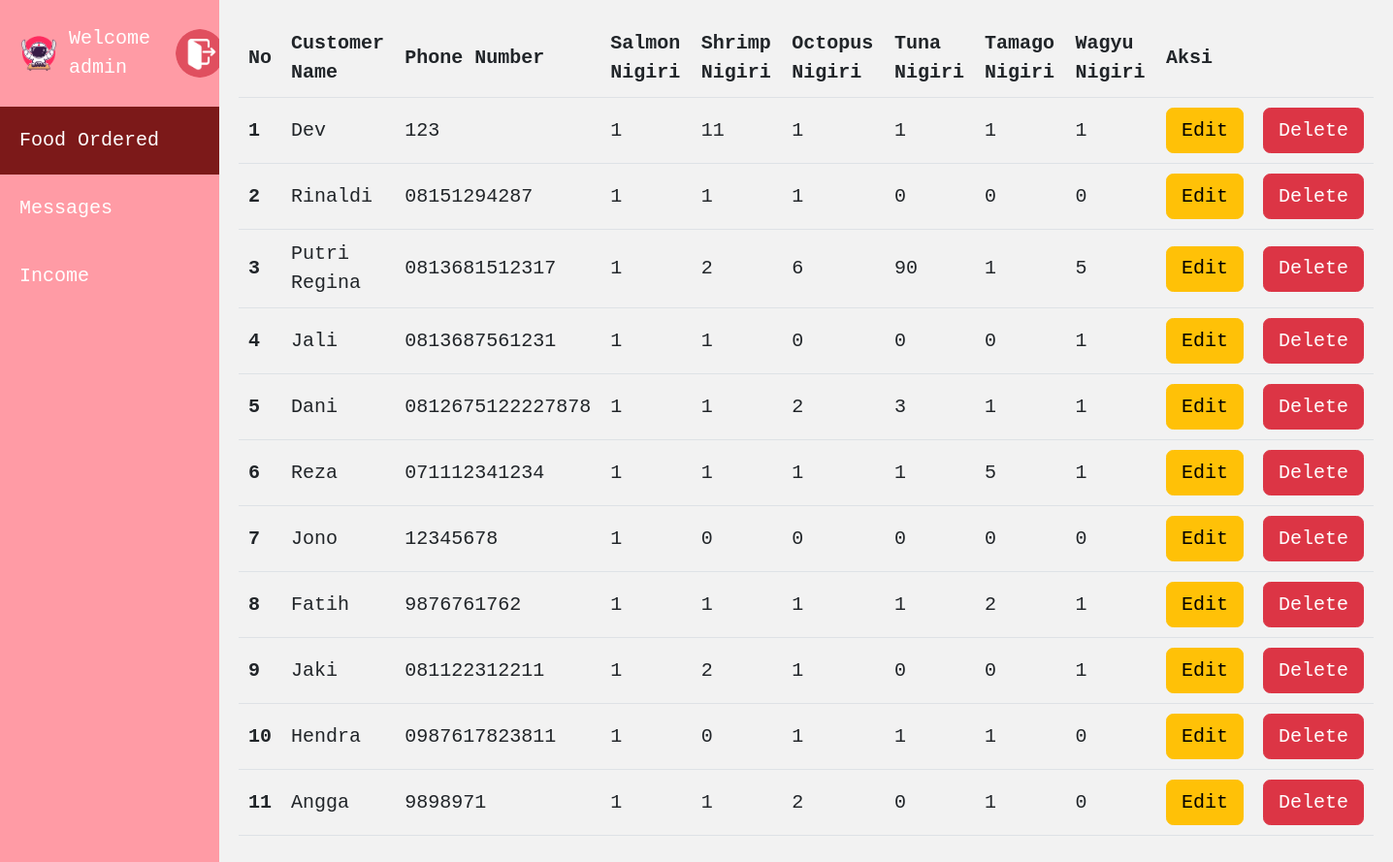
Page /admin_panel.php (signed in) on the committed database.
### tables this page shows
CREATE TABLE `food` (
  `order_id` int(100) NOT NULL,
  `customer` varchar(100) NOT NULL,
  `contact` varchar(100) NOT NULL,
  `salmon` int(100) NOT NULL,
  `shrimp` int(100) NOT NULL,
  `octopus` int(100) NOT NULL,
  `tuna` int(100) NOT NULL,
  `tamago` int(100) NOT NULL,
  `wagyu` int(100) NOT NULL
);

### admin_panel.php (the view, shortened to what this page needs)
<!DOCTYPE html>
<html lang="en">
    <link href="https://cdn.jsdelivr.net/npm/bootstrap@5.2.3/dist/css/bootstrap.min.css" rel="stylesheet">
    <link rel="stylesheet" href="style/admin.css">
</head>
<body>
<div id="pgside">
      <div id="pguser">
        <img src="assets/adminLogo.png"/>
        <i class="txt">Welcome  <?php echo $_SESSION['name']; ?></i>
        <a href="logout.php">
          <img src="assets/logout.png" alt="">
        </a>
      </div>
      <a href="admin_panel.php" class="current">
        <i class="txt">Food Ordered</i>
      </a>
      <a href="message_panel.php">
        <i class="txt">Messages</i>
      </a>
      <a href="#">
        <i class="txt">Income</i>
      </a>
    </div>
    <main id="pgmain">
      <table class="table table-hover align-middle">
      <thead class=" align-middle">
          <tr>
            <th scope="col">No</th>
            <th scope="col">Customer Name</th>
            <th scope="col">Phone Number</th>
            <th scope="col">Salmon Nigiri</th>
            <th scope="col">Shrimp Nigiri</th>
            <th scope="col">Octopus Nigiri</th>
            <th scope="col">Tuna Nigiri</th>
            <th scope="col">Tamago Nigiri</th>
            <th scope="col">Wagyu Nigiri</th>
            <th scope="col">Aksi</th>
            <th scope="col"></th>
          </tr>
        </thead>
        <?php
            include "connection.php";
            $i=1;
            $query = mysqli_query($conn, 'SELECT * FROM food');
            while ($data = mysqli_fetch_array($query)) {
        ?>
        <tbody>
          <tr>
            <th scope="row"><?php echo $i++?></th>
            <td><?php echo $data['customer'] ?></td>
            <td><?php echo $data['contact'] ?></td>
            <td><?php echo $data['salmon'] ?></td>
            <td><?php echo $data['shrimp'] ?></td>
            <td><?php echo $data['octopus'] ?></td>
            <td><?php echo $data['tuna'] ?></td>
            <td><?php echo $data['tamago'] ?></td>
            <td><?php echo $data['wagyu'] ?></td>
            <td>
                <a href="edit.php?order_id=<?php echo $data['order_id'];?>"><button type="button" class="btn btn-warning">Edit</button></a>
            </td>
            <td>
              <button type="button" class="btn btn-danger" onclick="confirm('<?php echo $data['order_id'] ?>')">Delete</button>
            </td>
          </tr>
        </tbody>
        <?php } ?>
      </table>
    </main>
</body>
</html>

### style/admin.css (style rules this page uses)
* { margin: 0; padding: 0; font-family: monospace; font-size: x-large; box-sizing: border-box; }
body { display: flex; min-height: 100vh; padding: 0; margin: 0; }
#pgside { width: 15rem; transition: width 0.2s; background: #ff9ba5; }
#pgside #pguser { display: flex; align-items: center; padding: 10px 15px; gap: 0.3rem; }
#pgside #pguser img { width: 50px; border-radius: 50% }
#pgside #pguser a { width: 50px; border-radius: 50%; }
#pgside, #pgside a { color: #fff; }
#pgside a { display: block; padding: 20px; width: 100%; text-decoration: none; cursor: pointer; }
#pgside a.current { background: #7c1919; }
#pgside i.ico, #pgside i.txt { font-style: normal; }
#pgmain { flex-grow: 1; padding: 20px; background: #f2f2f2; }

### rows in the picture
food: customer "Dev", contact "123", salmon "1", shrimp "11", octopus "1", tuna "1", tamago "1", wagyu "1"
food: customer "Rinaldi", contact "08151294287", salmon "1", shrimp "1", octopus "1", tuna "0", tamago "0", wagyu "0"
food: customer "Putri Regina", contact "0813681512317", salmon "1", shrimp "2", octopus "6", tuna "90", tamago "1", wagyu "5"
food: customer "Jali", contact "0813687561231", salmon "1", shrimp "1", octopus "0", tuna "0", tamago "0", wagyu "1"
food: customer "Dani", contact "0812675122227878", salmon "1", shrimp "1", octopus "2", tuna "3", tamago "1", wagyu "1"
food: customer "Reza", contact "071112341234", salmon "1", shrimp "1", octopus "1", tuna "1", tamago "5", wagyu "1"
food: customer "Jono", contact "12345678", salmon "1", shrimp "0", octopus "0", tuna "0", tamago "0", wagyu "0"
food: customer "Fatih", contact "9876761762", salmon "1", shrimp "1", octopus "1", tuna "1", tamago "2", wagyu "1"
food: customer "Jaki", contact "081122312211", salmon "1", shrimp "2", octopus "1", tuna "0", tamago "0", wagyu "1"
food: customer "Hendra", contact "0987617823811", salmon "1", shrimp "0", octopus "1", tuna "1", tamago "1", wagyu "0"
food: customer "Angga", contact "9898971", salmon "1", shrimp "1", octopus "2", tuna "0", tamago "1", wagyu "0"

### other values in the picture
$_SESSION['name'] "admin"
